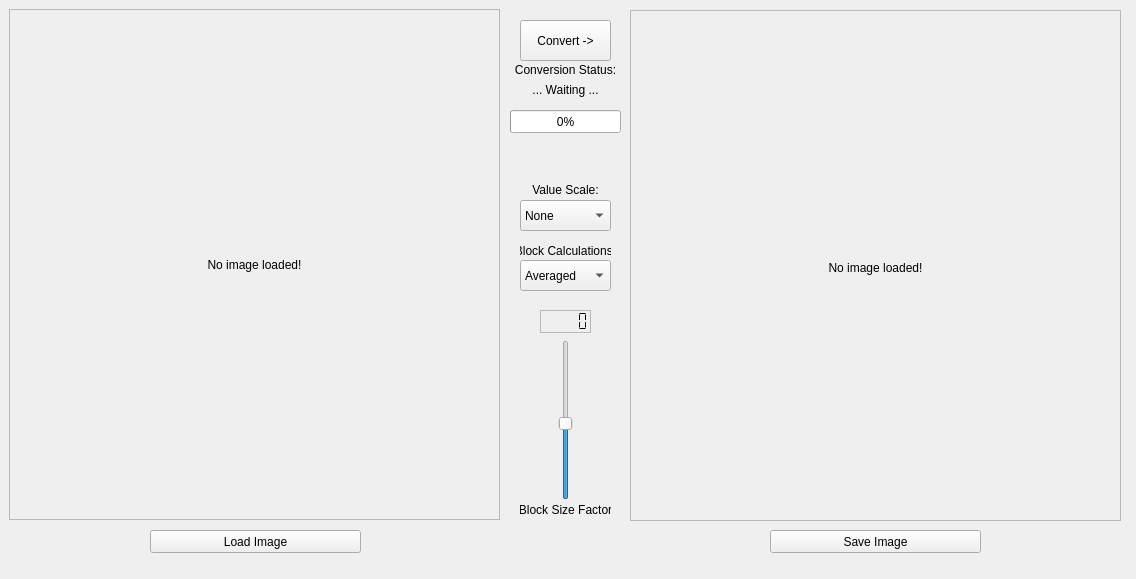
<?xml version="1.0" encoding="UTF-8"?>
<ui version="4.0">
 <class>MainWindow</class>
 <widget class="QMainWindow" name="MainWindow">
  <property name="geometry">
   <rect>
    <x>0</x>
    <y>0</y>
    <width>1136</width>
    <height>579</height>
   </rect>
  </property>
  <property name="sizePolicy">
   <sizepolicy hsizetype="Fixed" vsizetype="Fixed">
    <horstretch>0</horstretch>
    <verstretch>0</verstretch>
   </sizepolicy>
  </property>
  <property name="minimumSize">
   <size>
    <width>1136</width>
    <height>579</height>
   </size>
  </property>
  <property name="maximumSize">
   <size>
    <width>1136</width>
    <height>579</height>
   </size>
  </property>
  <property name="windowTitle">
   <string>graphite-py</string>
  </property>
  <widget class="QWidget" name="centralwidget">
   <widget class="QFrame" name="frame">
    <property name="geometry">
     <rect>
      <x>9</x>
      <y>9</y>
      <width>491</width>
      <height>511</height>
     </rect>
    </property>
    <property name="accessibleName">
     <string/>
    </property>
    <property name="frameShape">
     <enum>QFrame::StyledPanel</enum>
    </property>
    <property name="frameShadow">
     <enum>QFrame::Raised</enum>
    </property>
    <widget class="QLabel" name="inputImage">
     <property name="geometry">
      <rect>
       <x>0</x>
       <y>0</y>
       <width>491</width>
       <height>511</height>
      </rect>
     </property>
     <property name="accessibleName">
      <string/>
     </property>
     <property name="text">
      <string>No image loaded!</string>
     </property>
     <property name="alignment">
      <set>Qt::AlignCenter</set>
     </property>
    </widget>
   </widget>
   <widget class="QFrame" name="frame_2">
    <property name="geometry">
     <rect>
      <x>630</x>
      <y>10</y>
      <width>491</width>
      <height>511</height>
     </rect>
    </property>
    <property name="frameShape">
     <enum>QFrame::StyledPanel</enum>
    </property>
    <property name="frameShadow">
     <enum>QFrame::Raised</enum>
    </property>
    <widget class="QLabel" name="outputImage">
     <property name="geometry">
      <rect>
       <x>0</x>
       <y>2</y>
       <width>491</width>
       <height>511</height>
      </rect>
     </property>
     <property name="text">
      <string>No image loaded!</string>
     </property>
     <property name="alignment">
      <set>Qt::AlignCenter</set>
     </property>
    </widget>
   </widget>
   <widget class="QPushButton" name="convertButton">
    <property name="geometry">
     <rect>
      <x>520</x>
      <y>20</y>
      <width>91</width>
      <height>41</height>
     </rect>
    </property>
    <property name="text">
     <string>Convert -&gt;</string>
    </property>
   </widget>
   <widget class="QLCDNumber" name="blockSizeNumber">
    <property name="geometry">
     <rect>
      <x>540</x>
      <y>310</y>
      <width>51</width>
      <height>23</height>
     </rect>
    </property>
    <property name="autoFillBackground">
     <bool>true</bool>
    </property>
    <property name="frameShape">
     <enum>QFrame::StyledPanel</enum>
    </property>
    <property name="frameShadow">
     <enum>QFrame::Raised</enum>
    </property>
    <property name="segmentStyle">
     <enum>QLCDNumber::Flat</enum>
    </property>
   </widget>
   <widget class="QSlider" name="blockSizeSlider">
    <property name="geometry">
     <rect>
      <x>550</x>
      <y>340</y>
      <width>31</width>
      <height>160</height>
     </rect>
    </property>
    <property name="minimum">
     <number>5</number>
    </property>
    <property name="maximum">
     <number>100</number>
    </property>
    <property name="value">
     <number>50</number>
    </property>
    <property name="orientation">
     <enum>Qt::Vertical</enum>
    </property>
   </widget>
   <widget class="QLabel" name="blockSizeLabel">
    <property name="geometry">
     <rect>
      <x>520</x>
      <y>500</y>
      <width>91</width>
      <height>20</height>
     </rect>
    </property>
    <property name="text">
     <string>Block Size Factor</string>
    </property>
    <property name="alignment">
     <set>Qt::AlignCenter</set>
    </property>
   </widget>
   <widget class="QComboBox" name="blockCalcDropdown">
    <property name="geometry">
     <rect>
      <x>520</x>
      <y>260</y>
      <width>91</width>
      <height>31</height>
     </rect>
    </property>
    <item>
     <property name="text">
      <string>Averaged</string>
     </property>
    </item>
    <item>
     <property name="text">
      <string>Sampled</string>
     </property>
    </item>
   </widget>
   <widget class="QLabel" name="blockCalcLabel">
    <property name="geometry">
     <rect>
      <x>520</x>
      <y>240</y>
      <width>91</width>
      <height>21</height>
     </rect>
    </property>
    <property name="frameShape">
     <enum>QFrame::NoFrame</enum>
    </property>
    <property name="text">
     <string>Block Calculations:</string>
    </property>
    <property name="alignment">
     <set>Qt::AlignCenter</set>
    </property>
   </widget>
   <widget class="QPushButton" name="chooseInputImage">
    <property name="geometry">
     <rect>
      <x>150</x>
      <y>530</y>
      <width>211</width>
      <height>23</height>
     </rect>
    </property>
    <property name="text">
     <string>Load Image</string>
    </property>
   </widget>
   <widget class="QPushButton" name="chooseOutputImage">
    <property name="geometry">
     <rect>
      <x>770</x>
      <y>530</y>
      <width>211</width>
      <height>23</height>
     </rect>
    </property>
    <property name="text">
     <string>Save Image</string>
    </property>
   </widget>
   <widget class="QProgressBar" name="convertProgress">
    <property name="geometry">
     <rect>
      <x>510</x>
      <y>110</y>
      <width>111</width>
      <height>23</height>
     </rect>
    </property>
    <property name="value">
     <number>0</number>
    </property>
   </widget>
   <widget class="QComboBox" name="scaleDropdown">
    <property name="geometry">
     <rect>
      <x>520</x>
      <y>200</y>
      <width>91</width>
      <height>31</height>
     </rect>
    </property>
    <item>
     <property name="text">
      <string>None</string>
     </property>
    </item>
    <item>
     <property name="text">
      <string>7 Shade</string>
     </property>
    </item>
    <item>
     <property name="text">
      <string>7 Shade (R)</string>
     </property>
    </item>
    <item>
     <property name="text">
      <string>14 Shade</string>
     </property>
    </item>
    <item>
     <property name="text">
      <string>14 Shade (R)</string>
     </property>
    </item>
   </widget>
   <widget class="QLabel" name="scaleLabel">
    <property name="geometry">
     <rect>
      <x>530</x>
      <y>180</y>
      <width>71</width>
      <height>20</height>
     </rect>
    </property>
    <property name="text">
     <string>Value Scale:</string>
    </property>
    <property name="alignment">
     <set>Qt::AlignCenter</set>
    </property>
   </widget>
   <widget class="QLabel" name="convertStatusLabel">
    <property name="geometry">
     <rect>
      <x>510</x>
      <y>60</y>
      <width>111</width>
      <height>20</height>
     </rect>
    </property>
    <property name="text">
     <string>Conversion Status:</string>
    </property>
    <property name="alignment">
     <set>Qt::AlignCenter</set>
    </property>
   </widget>
   <widget class="QLabel" name="convertStatus">
    <property name="geometry">
     <rect>
      <x>510</x>
      <y>80</y>
      <width>111</width>
      <height>20</height>
     </rect>
    </property>
    <property name="text">
     <string>... Waiting ...</string>
    </property>
    <property name="alignment">
     <set>Qt::AlignCenter</set>
    </property>
   </widget>
  </widget>
 </widget>
 <resources/>
 <connections/>
</ui>
